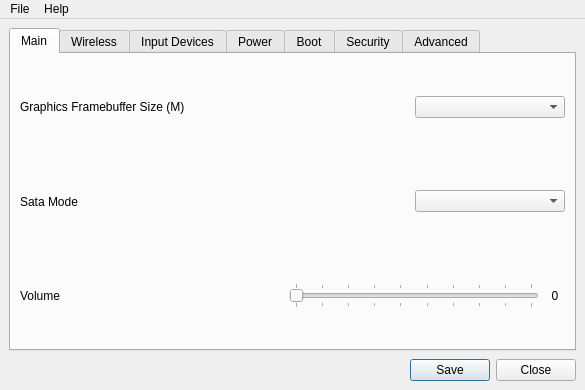
<?xml version="1.0" encoding="UTF-8"?>
<ui version="4.0">
 <class>corevantage</class>
 <widget class="QMainWindow" name="corevantage">
  <property name="geometry">
   <rect>
    <x>0</x>
    <y>0</y>
    <width>585</width>
    <height>390</height>
   </rect>
  </property>
  <property name="sizePolicy">
   <sizepolicy hsizetype="Preferred" vsizetype="Preferred">
    <horstretch>0</horstretch>
    <verstretch>0</verstretch>
   </sizepolicy>
  </property>
  <property name="minimumSize">
   <size>
    <width>585</width>
    <height>390</height>
   </size>
  </property>
  <property name="maximumSize">
   <size>
    <width>585</width>
    <height>390</height>
   </size>
  </property>
  <property name="focusPolicy">
   <enum>Qt::NoFocus</enum>
  </property>
  <property name="windowTitle">
   <string>corevantage</string>
  </property>
  <widget class="QWidget" name="centralwidget">
   <layout class="QVBoxLayout" name="verticalLayout">
    <property name="spacing">
     <number>8</number>
    </property>
    <item>
     <widget class="QTabWidget" name="tabWidget">
      <property name="autoFillBackground">
       <bool>false</bool>
      </property>
      <property name="currentIndex">
       <number>0</number>
      </property>
      <widget class="QWidget" name="tab_1">
       <attribute name="title">
        <string>Main</string>
       </attribute>
       <layout class="QVBoxLayout" name="verticalLayout_2">
        <item>
         <layout class="QHBoxLayout" name="horizontalLayout">
          <item>
           <widget class="QLabel" name="gfxLabel">
            <property name="sizePolicy">
             <sizepolicy hsizetype="Preferred" vsizetype="Expanding">
              <horstretch>0</horstretch>
              <verstretch>0</verstretch>
             </sizepolicy>
            </property>
            <property name="layoutDirection">
             <enum>Qt::LeftToRight</enum>
            </property>
            <property name="text">
             <string>Graphics Framebuffer Size (M)</string>
            </property>
            <property name="alignment">
             <set>Qt::AlignLeading|Qt::AlignLeft|Qt::AlignVCenter</set>
            </property>
            <property name="margin">
             <number>5</number>
            </property>
           </widget>
          </item>
          <item>
           <widget class="QComboBox" name="gfxCombo">
            <property name="maximumSize">
             <size>
              <width>150</width>
              <height>16777215</height>
             </size>
            </property>
           </widget>
          </item>
         </layout>
        </item>
        <item>
         <layout class="QHBoxLayout" name="horizontalLayout_2">
          <item>
           <widget class="QLabel" name="sataLabel">
            <property name="sizePolicy">
             <sizepolicy hsizetype="Preferred" vsizetype="Expanding">
              <horstretch>0</horstretch>
              <verstretch>0</verstretch>
             </sizepolicy>
            </property>
            <property name="layoutDirection">
             <enum>Qt::LeftToRight</enum>
            </property>
            <property name="text">
             <string>Sata Mode</string>
            </property>
            <property name="alignment">
             <set>Qt::AlignLeading|Qt::AlignLeft|Qt::AlignVCenter</set>
            </property>
            <property name="margin">
             <number>5</number>
            </property>
           </widget>
          </item>
          <item>
           <widget class="QComboBox" name="sataCombo">
            <property name="maximumSize">
             <size>
              <width>150</width>
              <height>16777215</height>
             </size>
            </property>
           </widget>
          </item>
         </layout>
        </item>
        <item>
         <layout class="QHBoxLayout" name="horizontalLayout_3">
          <item>
           <widget class="QLabel" name="volumeLabel">
            <property name="sizePolicy">
             <sizepolicy hsizetype="Preferred" vsizetype="Expanding">
              <horstretch>0</horstretch>
              <verstretch>0</verstretch>
             </sizepolicy>
            </property>
            <property name="layoutDirection">
             <enum>Qt::LeftToRight</enum>
            </property>
            <property name="text">
             <string>Volume</string>
            </property>
            <property name="alignment">
             <set>Qt::AlignLeading|Qt::AlignLeft|Qt::AlignVCenter</set>
            </property>
            <property name="margin">
             <number>5</number>
            </property>
           </widget>
          </item>
          <item>
           <widget class="QSlider" name="volumeSlider">
            <property name="sizePolicy">
             <sizepolicy hsizetype="Expanding" vsizetype="Maximum">
              <horstretch>0</horstretch>
              <verstretch>0</verstretch>
             </sizepolicy>
            </property>
            <property name="maximumSize">
             <size>
              <width>250</width>
              <height>16777215</height>
             </size>
            </property>
            <property name="maximum">
             <number>9</number>
            </property>
            <property name="orientation">
             <enum>Qt::Horizontal</enum>
            </property>
            <property name="tickPosition">
             <enum>QSlider::TicksBothSides</enum>
            </property>
           </widget>
          </item>
          <item>
           <widget class="QLabel" name="volumeValue">
            <property name="maximumSize">
             <size>
              <width>20</width>
              <height>16777215</height>
             </size>
            </property>
            <property name="text">
             <string>0</string>
            </property>
            <property name="alignment">
             <set>Qt::AlignCenter</set>
            </property>
           </widget>
          </item>
         </layout>
        </item>
       </layout>
      </widget>
      <widget class="QWidget" name="tab_2">
       <attribute name="title">
        <string>Wireless</string>
       </attribute>
       <layout class="QGridLayout" name="gridLayout_2">
        <item row="0" column="0">
         <layout class="QVBoxLayout" name="verticalLayout_3">
          <item>
           <layout class="QHBoxLayout" name="horizontalLayout_6">
            <item>
             <widget class="QLabel" name="wlanLabel">
              <property name="sizePolicy">
               <sizepolicy hsizetype="Preferred" vsizetype="Expanding">
                <horstretch>0</horstretch>
                <verstretch>0</verstretch>
               </sizepolicy>
              </property>
              <property name="maximumSize">
               <size>
                <width>16777215</width>
                <height>16777215</height>
               </size>
              </property>
              <property name="layoutDirection">
               <enum>Qt::LeftToRight</enum>
              </property>
              <property name="text">
               <string>Wireless LAN</string>
              </property>
              <property name="alignment">
               <set>Qt::AlignLeading|Qt::AlignLeft|Qt::AlignVCenter</set>
              </property>
              <property name="margin">
               <number>5</number>
              </property>
             </widget>
            </item>
            <item>
             <widget class="QCheckBox" name="wlanBox">
              <property name="maximumSize">
               <size>
                <width>115</width>
                <height>16777215</height>
               </size>
              </property>
              <property name="layoutDirection">
               <enum>Qt::LeftToRight</enum>
              </property>
              <property name="text">
               <string>Enabled</string>
              </property>
             </widget>
            </item>
           </layout>
          </item>
          <item>
           <layout class="QHBoxLayout" name="horizontalLayout_7">
            <item>
             <widget class="QLabel" name="btLabel">
              <property name="sizePolicy">
               <sizepolicy hsizetype="Preferred" vsizetype="Expanding">
                <horstretch>0</horstretch>
                <verstretch>0</verstretch>
               </sizepolicy>
              </property>
              <property name="maximumSize">
               <size>
                <width>16777215</width>
                <height>16777215</height>
               </size>
              </property>
              <property name="layoutDirection">
               <enum>Qt::LeftToRight</enum>
              </property>
              <property name="text">
               <string>Bluetooth</string>
              </property>
              <property name="alignment">
               <set>Qt::AlignLeading|Qt::AlignLeft|Qt::AlignVCenter</set>
              </property>
              <property name="margin">
               <number>5</number>
              </property>
             </widget>
            </item>
            <item>
             <widget class="QCheckBox" name="btBox">
              <property name="maximumSize">
               <size>
                <width>115</width>
                <height>16777215</height>
               </size>
              </property>
              <property name="text">
               <string>Enabled</string>
              </property>
             </widget>
            </item>
           </layout>
          </item>
          <item>
           <layout class="QHBoxLayout" name="horizontalLayout_8">
            <item>
             <widget class="QLabel" name="wwanLabel">
              <property name="sizePolicy">
               <sizepolicy hsizetype="Preferred" vsizetype="Expanding">
                <horstretch>0</horstretch>
                <verstretch>0</verstretch>
               </sizepolicy>
              </property>
              <property name="maximumSize">
               <size>
                <width>16777215</width>
                <height>16777215</height>
               </size>
              </property>
              <property name="layoutDirection">
               <enum>Qt::LeftToRight</enum>
              </property>
              <property name="text">
               <string>Wireless WAN</string>
              </property>
              <property name="alignment">
               <set>Qt::AlignLeading|Qt::AlignLeft|Qt::AlignVCenter</set>
              </property>
              <property name="margin">
               <number>5</number>
              </property>
             </widget>
            </item>
            <item>
             <widget class="QCheckBox" name="wwanBox">
              <property name="maximumSize">
               <size>
                <width>115</width>
                <height>16777215</height>
               </size>
              </property>
              <property name="text">
               <string>Enabled</string>
              </property>
             </widget>
            </item>
           </layout>
          </item>
         </layout>
        </item>
       </layout>
      </widget>
      <widget class="QWidget" name="tab_3">
       <attribute name="title">
        <string>Input Devices</string>
       </attribute>
       <layout class="QVBoxLayout" name="verticalLayout_4">
        <item>
         <layout class="QHBoxLayout" name="horizontalLayout_9">
          <item>
           <widget class="QLabel" name="trackpointLabel">
            <property name="sizePolicy">
             <sizepolicy hsizetype="Preferred" vsizetype="Expanding">
              <horstretch>0</horstretch>
              <verstretch>0</verstretch>
             </sizepolicy>
            </property>
            <property name="maximumSize">
             <size>
              <width>16777215</width>
              <height>16777215</height>
             </size>
            </property>
            <property name="layoutDirection">
             <enum>Qt::LeftToRight</enum>
            </property>
            <property name="text">
             <string>Trackpoint</string>
            </property>
            <property name="alignment">
             <set>Qt::AlignLeading|Qt::AlignLeft|Qt::AlignVCenter</set>
            </property>
            <property name="margin">
             <number>5</number>
            </property>
           </widget>
          </item>
          <item>
           <widget class="QCheckBox" name="trackpointBox">
            <property name="maximumSize">
             <size>
              <width>115</width>
              <height>16777215</height>
             </size>
            </property>
            <property name="layoutDirection">
             <enum>Qt::LeftToRight</enum>
            </property>
            <property name="text">
             <string>Enabled</string>
            </property>
           </widget>
          </item>
         </layout>
        </item>
        <item>
         <layout class="QHBoxLayout" name="horizontalLayout_19">
          <item>
           <widget class="QLabel" name="touchpadLabel">
            <property name="sizePolicy">
             <sizepolicy hsizetype="Preferred" vsizetype="Expanding">
              <horstretch>0</horstretch>
              <verstretch>0</verstretch>
             </sizepolicy>
            </property>
            <property name="maximumSize">
             <size>
              <width>16777215</width>
              <height>16777215</height>
             </size>
            </property>
            <property name="layoutDirection">
             <enum>Qt::LeftToRight</enum>
            </property>
            <property name="text">
             <string>Touchpad</string>
            </property>
            <property name="alignment">
             <set>Qt::AlignLeading|Qt::AlignLeft|Qt::AlignVCenter</set>
            </property>
            <property name="margin">
             <number>5</number>
            </property>
           </widget>
          </item>
          <item>
           <widget class="QCheckBox" name="touchpadBox">
            <property name="maximumSize">
             <size>
              <width>115</width>
              <height>16777215</height>
             </size>
            </property>
            <property name="text">
             <string>Enabled</string>
            </property>
           </widget>
          </item>
         </layout>
        </item>
        <item>
         <layout class="QHBoxLayout" name="horizontalLayout_23">
          <item>
           <widget class="QLabel" name="functionsLabel">
            <property name="sizePolicy">
             <sizepolicy hsizetype="Preferred" vsizetype="Expanding">
              <horstretch>0</horstretch>
              <verstretch>0</verstretch>
             </sizepolicy>
            </property>
            <property name="maximumSize">
             <size>
              <width>16777215</width>
              <height>16777215</height>
             </size>
            </property>
            <property name="layoutDirection">
             <enum>Qt::LeftToRight</enum>
            </property>
            <property name="text">
             <string>F1 to F12 As Primary Function</string>
            </property>
            <property name="alignment">
             <set>Qt::AlignLeading|Qt::AlignLeft|Qt::AlignVCenter</set>
            </property>
            <property name="margin">
             <number>5</number>
            </property>
           </widget>
          </item>
          <item>
           <widget class="QCheckBox" name="functionsBox">
            <property name="maximumSize">
             <size>
              <width>115</width>
              <height>16777215</height>
             </size>
            </property>
            <property name="text">
             <string>Enabled</string>
            </property>
           </widget>
          </item>
         </layout>
        </item>
        <item>
         <layout class="QHBoxLayout" name="horizontalLayout_10">
          <item>
           <widget class="QLabel" name="swapLabel">
            <property name="sizePolicy">
             <sizepolicy hsizetype="Preferred" vsizetype="Expanding">
              <horstretch>0</horstretch>
              <verstretch>0</verstretch>
             </sizepolicy>
            </property>
            <property name="maximumSize">
             <size>
              <width>16777215</width>
              <height>16777215</height>
             </size>
            </property>
            <property name="layoutDirection">
             <enum>Qt::LeftToRight</enum>
            </property>
            <property name="text">
             <string>Function-Control Swap</string>
            </property>
            <property name="alignment">
             <set>Qt::AlignLeading|Qt::AlignLeft|Qt::AlignVCenter</set>
            </property>
            <property name="margin">
             <number>5</number>
            </property>
           </widget>
          </item>
          <item>
           <widget class="QCheckBox" name="swapBox">
            <property name="enabled">
             <bool>true</bool>
            </property>
            <property name="maximumSize">
             <size>
              <width>115</width>
              <height>16777215</height>
             </size>
            </property>
            <property name="text">
             <string>Enabled</string>
            </property>
           </widget>
          </item>
         </layout>
        </item>
        <item>
         <layout class="QHBoxLayout" name="horizontalLayout_11">
          <item>
           <widget class="QLabel" name="stickyLabel">
            <property name="sizePolicy">
             <sizepolicy hsizetype="Preferred" vsizetype="Expanding">
              <horstretch>0</horstretch>
              <verstretch>0</verstretch>
             </sizepolicy>
            </property>
            <property name="maximumSize">
             <size>
              <width>16777215</width>
              <height>16777215</height>
             </size>
            </property>
            <property name="layoutDirection">
             <enum>Qt::LeftToRight</enum>
            </property>
            <property name="text">
             <string>Sticky Function Key</string>
            </property>
            <property name="alignment">
             <set>Qt::AlignLeading|Qt::AlignLeft|Qt::AlignVCenter</set>
            </property>
            <property name="margin">
             <number>5</number>
            </property>
           </widget>
          </item>
          <item>
           <widget class="QCheckBox" name="stickyBox">
            <property name="maximumSize">
             <size>
              <width>115</width>
              <height>16777215</height>
             </size>
            </property>
            <property name="text">
             <string>Enabled</string>
            </property>
           </widget>
          </item>
         </layout>
        </item>
       </layout>
      </widget>
      <widget class="QWidget" name="tab_4">
       <attribute name="title">
        <string>Power</string>
       </attribute>
       <layout class="QVBoxLayout" name="verticalLayout_5">
        <item>
         <layout class="QHBoxLayout" name="horizontalLayout_22">
          <item>
           <widget class="QLabel" name="backlightLabel">
            <property name="sizePolicy">
             <sizepolicy hsizetype="Preferred" vsizetype="Expanding">
              <horstretch>0</horstretch>
              <verstretch>0</verstretch>
             </sizepolicy>
            </property>
            <property name="maximumSize">
             <size>
              <width>16777215</width>
              <height>16777215</height>
             </size>
            </property>
            <property name="layoutDirection">
             <enum>Qt::LeftToRight</enum>
            </property>
            <property name="text">
             <string>Backlights Enabled</string>
            </property>
            <property name="alignment">
             <set>Qt::AlignLeading|Qt::AlignLeft|Qt::AlignVCenter</set>
            </property>
            <property name="margin">
             <number>5</number>
            </property>
           </widget>
          </item>
          <item>
           <widget class="QComboBox" name="backlightCombo">
            <property name="maximumSize">
             <size>
              <width>150</width>
              <height>16777215</height>
             </size>
            </property>
            <property name="sizeIncrement">
             <size>
              <width>0</width>
              <height>0</height>
             </size>
            </property>
           </widget>
          </item>
         </layout>
        </item>
        <item>
         <layout class="QHBoxLayout" name="horizontalLayout_18">
          <item>
           <widget class="QLabel" name="usbAOLabel">
            <property name="sizePolicy">
             <sizepolicy hsizetype="Preferred" vsizetype="Expanding">
              <horstretch>0</horstretch>
              <verstretch>0</verstretch>
             </sizepolicy>
            </property>
            <property name="maximumSize">
             <size>
              <width>16777215</width>
              <height>16777215</height>
             </size>
            </property>
            <property name="layoutDirection">
             <enum>Qt::LeftToRight</enum>
            </property>
            <property name="text">
             <string>USB Always On</string>
            </property>
            <property name="alignment">
             <set>Qt::AlignLeading|Qt::AlignLeft|Qt::AlignVCenter</set>
            </property>
            <property name="margin">
             <number>5</number>
            </property>
           </widget>
          </item>
          <item>
           <widget class="QComboBox" name="usbAOCombo">
            <property name="maximumSize">
             <size>
              <width>150</width>
              <height>16777215</height>
             </size>
            </property>
            <property name="sizeIncrement">
             <size>
              <width>0</width>
              <height>0</height>
             </size>
            </property>
           </widget>
          </item>
         </layout>
        </item>
        <item>
         <layout class="QHBoxLayout" name="horizontalLayout_15">
          <item>
           <widget class="QLabel" name="batteryLabel">
            <property name="sizePolicy">
             <sizepolicy hsizetype="Preferred" vsizetype="Expanding">
              <horstretch>0</horstretch>
              <verstretch>0</verstretch>
             </sizepolicy>
            </property>
            <property name="maximumSize">
             <size>
              <width>16777215</width>
              <height>16777215</height>
             </size>
            </property>
            <property name="layoutDirection">
             <enum>Qt::LeftToRight</enum>
            </property>
            <property name="text">
             <string>First Battery</string>
            </property>
            <property name="alignment">
             <set>Qt::AlignLeading|Qt::AlignLeft|Qt::AlignVCenter</set>
            </property>
            <property name="margin">
             <number>5</number>
            </property>
           </widget>
          </item>
          <item>
           <widget class="QComboBox" name="batteryCombo">
            <property name="maximumSize">
             <size>
              <width>150</width>
              <height>16777215</height>
             </size>
            </property>
            <property name="sizeIncrement">
             <size>
              <width>0</width>
              <height>0</height>
             </size>
            </property>
           </widget>
          </item>
         </layout>
        </item>
       </layout>
      </widget>
      <widget class="QWidget" name="tab_5">
       <attribute name="title">
        <string>Boot</string>
       </attribute>
       <layout class="QVBoxLayout" name="verticalLayout_6">
        <item>
         <layout class="QHBoxLayout" name="horizontalLayout_16">
          <item>
           <widget class="QLabel" name="bootLabel">
            <property name="sizePolicy">
             <sizepolicy hsizetype="Preferred" vsizetype="Expanding">
              <horstretch>0</horstretch>
              <verstretch>0</verstretch>
             </sizepolicy>
            </property>
            <property name="maximumSize">
             <size>
              <width>16777215</width>
              <height>16777215</height>
             </size>
            </property>
            <property name="layoutDirection">
             <enum>Qt::LeftToRight</enum>
            </property>
            <property name="text">
             <string>Boot Option</string>
            </property>
            <property name="alignment">
             <set>Qt::AlignLeading|Qt::AlignLeft|Qt::AlignVCenter</set>
            </property>
            <property name="margin">
             <number>5</number>
            </property>
           </widget>
          </item>
          <item>
           <widget class="QComboBox" name="bootCombo">
            <property name="maximumSize">
             <size>
              <width>150</width>
              <height>16777215</height>
             </size>
            </property>
           </widget>
          </item>
         </layout>
        </item>
        <item>
         <layout class="QHBoxLayout" name="horizontalLayout_14">
          <item>
           <widget class="QLabel" name="acAttachLabel">
            <property name="sizePolicy">
             <sizepolicy hsizetype="Preferred" vsizetype="Expanding">
              <horstretch>0</horstretch>
              <verstretch>0</verstretch>
             </sizepolicy>
            </property>
            <property name="maximumSize">
             <size>
              <width>16777215</width>
              <height>16777215</height>
             </size>
            </property>
            <property name="layoutDirection">
             <enum>Qt::LeftToRight</enum>
            </property>
            <property name="text">
             <string>Power On AC Attach</string>
            </property>
            <property name="alignment">
             <set>Qt::AlignLeading|Qt::AlignLeft|Qt::AlignVCenter</set>
            </property>
            <property name="margin">
             <number>5</number>
            </property>
           </widget>
          </item>
          <item>
           <widget class="QCheckBox" name="acAttachBox">
            <property name="maximumSize">
             <size>
              <width>115</width>
              <height>16777215</height>
             </size>
            </property>
            <property name="text">
             <string>Enabled</string>
            </property>
           </widget>
          </item>
         </layout>
        </item>
        <item>
         <layout class="QHBoxLayout" name="horizontalLayout_4">
          <item>
           <widget class="QLabel" name="rebootLabel">
            <property name="sizePolicy">
             <sizepolicy hsizetype="Preferred" vsizetype="Expanding">
              <horstretch>0</horstretch>
              <verstretch>0</verstretch>
             </sizepolicy>
            </property>
            <property name="layoutDirection">
             <enum>Qt::LeftToRight</enum>
            </property>
            <property name="text">
             <string>Reboot Counter</string>
            </property>
            <property name="alignment">
             <set>Qt::AlignLeading|Qt::AlignLeft|Qt::AlignVCenter</set>
            </property>
            <property name="margin">
             <number>5</number>
            </property>
           </widget>
          </item>
          <item>
           <widget class="QSlider" name="rebootSlider">
            <property name="sizePolicy">
             <sizepolicy hsizetype="Expanding" vsizetype="Maximum">
              <horstretch>0</horstretch>
              <verstretch>0</verstretch>
             </sizepolicy>
            </property>
            <property name="maximumSize">
             <size>
              <width>200</width>
              <height>16777215</height>
             </size>
            </property>
            <property name="maximum">
             <number>4</number>
            </property>
            <property name="orientation">
             <enum>Qt::Horizontal</enum>
            </property>
            <property name="tickPosition">
             <enum>QSlider::TicksBothSides</enum>
            </property>
           </widget>
          </item>
          <item>
           <widget class="QLabel" name="rebootValue">
            <property name="maximumSize">
             <size>
              <width>20</width>
              <height>16777215</height>
             </size>
            </property>
            <property name="text">
             <string>0</string>
            </property>
            <property name="alignment">
             <set>Qt::AlignCenter</set>
            </property>
           </widget>
          </item>
         </layout>
        </item>
       </layout>
      </widget>
      <widget class="QWidget" name="tab">
       <attribute name="title">
        <string>Security</string>
       </attribute>
       <layout class="QVBoxLayout" name="verticalLayout_8">
        <item>
         <layout class="QHBoxLayout" name="horizontalLayout_21">
          <item>
           <widget class="QLabel" name="meStateLabel">
            <property name="sizePolicy">
             <sizepolicy hsizetype="Preferred" vsizetype="Expanding">
              <horstretch>0</horstretch>
              <verstretch>0</verstretch>
             </sizepolicy>
            </property>
            <property name="maximumSize">
             <size>
              <width>16777215</width>
              <height>110</height>
             </size>
            </property>
            <property name="layoutDirection">
             <enum>Qt::LeftToRight</enum>
            </property>
            <property name="text">
             <string>Management Engine (ME) State</string>
            </property>
            <property name="alignment">
             <set>Qt::AlignLeading|Qt::AlignLeft|Qt::AlignVCenter</set>
            </property>
            <property name="margin">
             <number>5</number>
            </property>
           </widget>
          </item>
          <item>
           <widget class="QComboBox" name="meStateCombo">
            <property name="maximumSize">
             <size>
              <width>150</width>
              <height>16777215</height>
             </size>
            </property>
           </widget>
          </item>
         </layout>
        </item>
        <item>
         <layout class="QHBoxLayout" name="horizontalLayout_5">
          <item>
           <widget class="QLabel" name="meResetLabel">
            <property name="sizePolicy">
             <sizepolicy hsizetype="Preferred" vsizetype="Expanding">
              <horstretch>0</horstretch>
              <verstretch>0</verstretch>
             </sizepolicy>
            </property>
            <property name="maximumSize">
             <size>
              <width>16777215</width>
              <height>110</height>
             </size>
            </property>
            <property name="layoutDirection">
             <enum>Qt::LeftToRight</enum>
            </property>
            <property name="text">
             <string>ME Reset Counter</string>
            </property>
            <property name="alignment">
             <set>Qt::AlignLeading|Qt::AlignLeft|Qt::AlignVCenter</set>
            </property>
            <property name="margin">
             <number>5</number>
            </property>
           </widget>
          </item>
          <item>
           <widget class="QSlider" name="meResetSlider">
            <property name="sizePolicy">
             <sizepolicy hsizetype="Expanding" vsizetype="Maximum">
              <horstretch>0</horstretch>
              <verstretch>0</verstretch>
             </sizepolicy>
            </property>
            <property name="maximumSize">
             <size>
              <width>200</width>
              <height>16777215</height>
             </size>
            </property>
            <property name="maximum">
             <number>3</number>
            </property>
            <property name="orientation">
             <enum>Qt::Horizontal</enum>
            </property>
            <property name="tickPosition">
             <enum>QSlider::TicksBothSides</enum>
            </property>
           </widget>
          </item>
          <item>
           <widget class="QLabel" name="meResetValue">
            <property name="maximumSize">
             <size>
              <width>20</width>
              <height>16777215</height>
             </size>
            </property>
            <property name="text">
             <string>0</string>
            </property>
            <property name="alignment">
             <set>Qt::AlignCenter</set>
            </property>
           </widget>
          </item>
         </layout>
        </item>
       </layout>
      </widget>
      <widget class="QWidget" name="tab_6">
       <attribute name="title">
        <string>Advanced</string>
       </attribute>
       <layout class="QVBoxLayout" name="verticalLayout_7">
        <item>
         <layout class="QHBoxLayout" name="horizontalLayout_20">
          <item>
           <widget class="QLabel" name="debugLabel">
            <property name="sizePolicy">
             <sizepolicy hsizetype="Preferred" vsizetype="Expanding">
              <horstretch>0</horstretch>
              <verstretch>0</verstretch>
             </sizepolicy>
            </property>
            <property name="maximumSize">
             <size>
              <width>16777215</width>
              <height>110</height>
             </size>
            </property>
            <property name="layoutDirection">
             <enum>Qt::LeftToRight</enum>
            </property>
            <property name="text">
             <string>Debug Level</string>
            </property>
            <property name="alignment">
             <set>Qt::AlignLeading|Qt::AlignLeft|Qt::AlignVCenter</set>
            </property>
            <property name="margin">
             <number>5</number>
            </property>
           </widget>
          </item>
          <item>
           <widget class="QComboBox" name="debugCombo">
            <property name="maximumSize">
             <size>
              <width>150</width>
              <height>16777215</height>
             </size>
            </property>
           </widget>
          </item>
         </layout>
        </item>
        <item>
         <layout class="QHBoxLayout" name="horizontalLayout_17">
          <item>
           <widget class="QLabel" name="nmiLabel">
            <property name="sizePolicy">
             <sizepolicy hsizetype="Preferred" vsizetype="Expanding">
              <horstretch>0</horstretch>
              <verstretch>0</verstretch>
             </sizepolicy>
            </property>
            <property name="maximumSize">
             <size>
              <width>16777215</width>
              <height>110</height>
             </size>
            </property>
            <property name="layoutDirection">
             <enum>Qt::LeftToRight</enum>
            </property>
            <property name="text">
             <string>Non-Maskable Interrupts</string>
            </property>
            <property name="alignment">
             <set>Qt::AlignLeading|Qt::AlignLeft|Qt::AlignVCenter</set>
            </property>
            <property name="margin">
             <number>5</number>
            </property>
           </widget>
          </item>
          <item>
           <widget class="QCheckBox" name="nmiBox">
            <property name="maximumSize">
             <size>
              <width>115</width>
              <height>16777215</height>
             </size>
            </property>
            <property name="layoutDirection">
             <enum>Qt::LeftToRight</enum>
            </property>
            <property name="text">
             <string>Enabled</string>
            </property>
           </widget>
          </item>
         </layout>
        </item>
       </layout>
      </widget>
     </widget>
    </item>
    <item>
     <widget class="QDialogButtonBox" name="confirmBox">
      <property name="standardButtons">
       <set>QDialogButtonBox::Close|QDialogButtonBox::Save</set>
      </property>
     </widget>
    </item>
   </layout>
  </widget>
  <widget class="QMenuBar" name="menubar">
   <property name="geometry">
    <rect>
     <x>0</x>
     <y>0</y>
     <width>585</width>
     <height>20</height>
    </rect>
   </property>
   <widget class="QMenu" name="menuFile">
    <property name="title">
     <string>File</string>
    </property>
    <addaction name="actionSave_to_File"/>
    <addaction name="actionImport_from_File"/>
    <addaction name="separator"/>
    <addaction name="actionSave_and_Exit"/>
    <addaction name="actionExit"/>
   </widget>
   <widget class="QMenu" name="menuHelp">
    <property name="title">
     <string>Help</string>
    </property>
    <addaction name="actionInformation"/>
    <addaction name="separator"/>
    <addaction name="actionAbout_2"/>
   </widget>
   <addaction name="menuFile"/>
   <addaction name="menuHelp"/>
  </widget>
  <action name="actionInformation">
   <property name="text">
    <string>Information</string>
   </property>
  </action>
  <action name="actionAbout">
   <property name="text">
    <string>About</string>
   </property>
  </action>
  <action name="actionAbout_2">
   <property name="text">
    <string>About</string>
   </property>
  </action>
  <action name="actionSave_to_File">
   <property name="text">
    <string>Save to File...</string>
   </property>
  </action>
  <action name="actionImport_from_File">
   <property name="text">
    <string>Import from File...</string>
   </property>
  </action>
  <action name="actionExit">
   <property name="text">
    <string>Exit</string>
   </property>
  </action>
  <action name="actionSave_and_Exit">
   <property name="text">
    <string>Save and Exit</string>
   </property>
  </action>
 </widget>
 <resources/>
 <connections/>
</ui>
